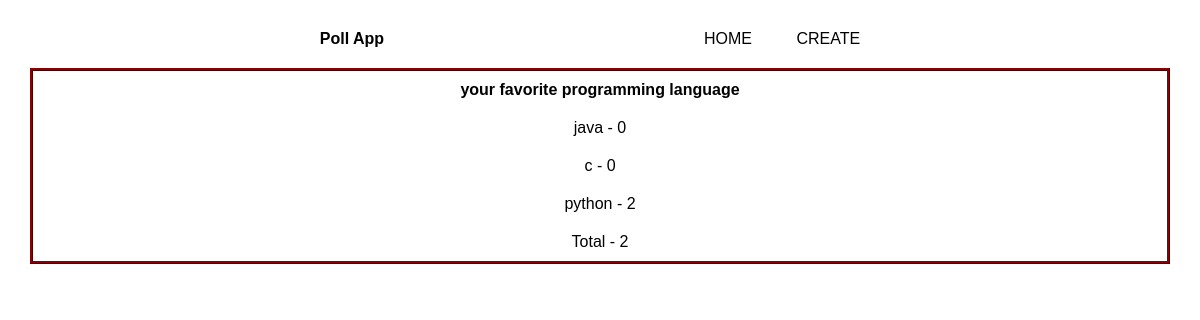
/results/1/, run on an earlier commit of the app's database.
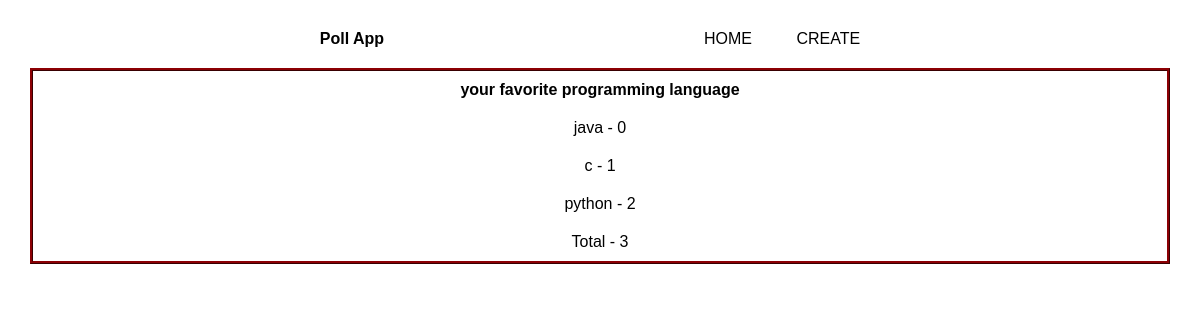
And on a later commit of the database.
### app/models.py (models this page shows)
class Poll(models.Model):
    question = models.CharField(max_length=256)
    option1 = models.CharField(max_length=256)
    option2 = models.CharField(max_length=256)
    option3 = models.CharField(max_length=256)
    option1_count = models.IntegerField(default=0)
    option2_count = models.IntegerField(default=0)
    option3_count = models.IntegerField(default=0)
    def total(self):
        return self.option1_count + self.option2_count + self.option3_count

### app/views.py (the view)
# urls.py: path('results/<poll_id>/', views.results, name = 'results')
def results(request, poll_id):
    poll = Poll.objects.get(pk=poll_id)
    context = {
        'poll': poll
    }
    return render(request, 'results.html', context)

### templates/results.html
{% extends 'parts/body.html' %}
{% block 'content' %}
<section class="results">
<h1>
  {{poll.question}}
  </h1>
<p>
  {{ poll.option1 }} - {{poll.option1_count}}
</p>
<p>
  {{ poll.option2 }} - {{poll.option2_count}}
</p>
<p>
  {{ poll.option3 }} - {{poll.option3_count}}
</p>
<p>
 Total -  {{poll.total}}
</p>
</section>
{% endblock %}

### templates/parts/body.html (shortened to what this page needs)
{% load static %}
<!DOCTYPE html>
<html lang="en">
<head>
  <link href="{% static 'css/style.css' %}" rel="stylesheet">
</head>
<body>
{% include 'parts/header.html' %}
{% block 'content' %}
{% endblock %}
</body>
</html>

### templates/parts/header.html
{% load static %}
<header class="header">
    <h1>
        Poll App
    </h1>
    <nav class="menu">
        <a href="{% url 'home' %}">
            Home
        </a>
        <a href=" {% url 'create' %}">
            Create
        </a>
    </nav>
</header>

### static/css/style.css (style rules this page uses)
* { padding: 0; margin: 10px; font-family: Arial, Helvetica, sans-serif; color: #000; font-size: 16px; }
a { text-decoration: none; }
.header { display: flex; justify-content: space-evenly; align-items: center; }
.menu a { margin: 20px; text-transform: uppercase; }
.results { display: flex; flex-direction: column; align-items: center; align-content: center; border-style: ridge; border-color: #8C0004; }

What changed in the data, as far as the page shows it:
changed Poll "your favorite programming language": option2_count "0" → "1"; total "2" → "3"
